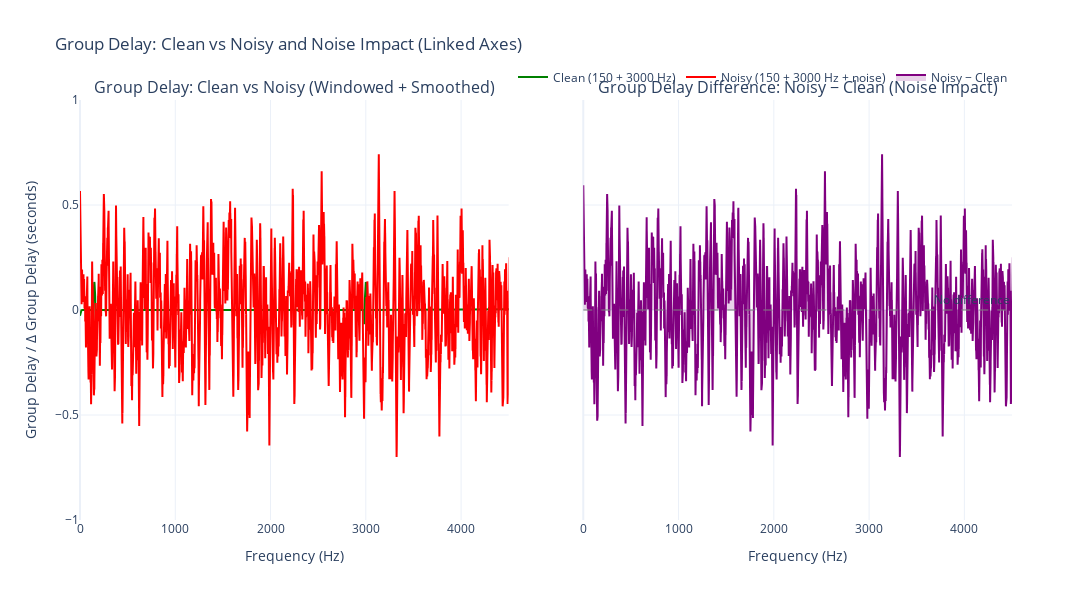

The notebook cell saved with this chart:
### Markdown cell above
============================================================================
SECTION 2: GROUP DELAY – CLEAN vs NOISY + DIFFERENCE (LINKED SUBPLOTS)
============================================================================
Goal: Combine the ideas from the previous group-delay sections into a single
      compact view with two linked subplots:
        - Left:  Group delay of clean vs noisy (windowed + smoothed)
        - Right: Group delay difference (noisy - clean) to quantify noise impact

Why group delay?
  - Group delay measures frequency-dependent timing distortion.
  - It answers: "Does my processing introduce frequency-dependent timing shifts?"
  - For signals, jagged/unstable group delay indicates unreliable timing estimates (often due to noise).

Clean vs Noisy (left subplot):
  - Clean signal: tone_low + tone_high (150 Hz + 3000 Hz) with stable timing.
  - Noisy signal: clean + Gaussian noise → perturbed timing, reduced phase
    coherence.
  - Windowing (Hanning) smooths the start/end to remove artificial boundary
    effects before FFT.
  - Phase smoothing (Savitzky–Golay) reduces noise in the group delay curve.

Difference plot (right subplot):
  - Δτ_g(ω) = τ_g_noisy(ω) - τ_g_clean(ω)
  - Δτ_g ≈ 0  → noise has little timing impact at that frequency.
  - Large |Δτ_g| → noise strongly perturbs timing / phase coherence.
  - Positive Δτ_g: noisy signal appears delayed vs clean.
  - Negative Δτ_g: noisy signal appears advanced vs clean.
  
============================================================================

### Code cell
# ---------------------------------------------------------------------------
# 1. Prepare clean & noisy signals for group delay computation
# ---------------------------------------------------------------------------

# Windowing: smooth fade-in/out to avoid artificial edges before FFT
window = np.hanning(len(clean_audio))

# Compute group delay with phase smoothing for both signals
freqs, gd_clean = compute_group_delay(
    clean_audio * window,
    sample_rate, 
    smooth_phase=True,   # Smooth phase to reduce noise artifacts
    window_length=101,
    polyorder=3,
)

_, gd_noisy = compute_group_delay(
    noisy_audio * window,
    sample_rate,
    smooth_phase=True,
    window_length=101,
    polyorder=3,
)

# Group delay difference: quantify noise impact
gd_diff = gd_noisy - gd_clean

# ---------------------------------------------------------------------------
# 2. Build linked side-by-side subplots (clean vs noisy, and difference)
# ---------------------------------------------------------------------------

fig = make_subplots(
    rows=1,
    cols=2,
    shared_xaxes=True,   # Share frequency axis between left & right
    shared_yaxes=True,   # Share group-delay axis between left & right
    horizontal_spacing=0.08,
    subplot_titles=[
        "Group Delay: Clean vs Noisy (Windowed + Smoothed)",
        "Group Delay Difference: Noisy − Clean (Noise Impact)",
    ],
)

# Left subplot: clean vs noisy group delay
fig.add_trace(
    go.Scatter(
        x=freqs,
        y=gd_clean,
        name="Clean (150 + 3000 Hz)",
        line=dict(color="green", width=2),
    ),
    row=1,
    col=1,
)

fig.add_trace(
    go.Scatter(
        x=freqs,
        y=gd_noisy,
        name="Noisy (150 + 3000 Hz + noise)",
        line=dict(color="red", width=2),
    ),
    row=1,
    col=1,
)

# Right subplot: group delay difference (noisy - clean)
fig.add_trace(
    go.Scatter(
        x=freqs,
        y=gd_diff,
        name="Noisy − Clean",
        line=dict(color="purple", width=2),
        fill="tozeroy",
        fillcolor="rgba(128, 0, 128, 0.18)",
    ),
    row=1,
    col=2,
)

# Horizontal reference line at zero in the right subplot
fig.add_hline(
    y=0, line_dash="dash", line_color="gray",
    opacity=0.5,
    annotation_text="No difference",
    row=1, col=2
)

# ---------------------------------------------------------------------------
# 3. Axis labelling, linking, and default view
# ---------------------------------------------------------------------------

# Shared axis labels
fig.update_xaxes(title_text="Frequency (Hz)", row=1, col=1)
fig.update_xaxes(title_text="Frequency (Hz)", row=1, col=2)
fig.update_yaxes(title_text="Group Delay / Δ Group Delay (seconds)", row=1, col=1)

fig.update_layout(
    title="Group Delay: Clean vs Noisy and Noise Impact (Linked Axes)",
    height=600,
    width=1400,
    template="plotly_white",
    hovermode="x unified",
    legend=dict(orientation="h", yanchor="bottom", y=1.02, xanchor="right", x=1.0),
)

# Ensure interactive linking of x & y ranges between the two subplots
# (zoom/pan in one subplot updates the other as well)
fig.update_xaxes(matches="x")
fig.update_yaxes(matches="y")

# Focus by default on the low-frequency band where structure is most interpretable
fig.update_xaxes(range=[0, 4500])
fig.update_yaxes(range=[-1, 1])

fig.show()

print("Group delay analysis:")
print("  → Left:  Clean vs noisy group delay (windowed + phase-smoothed)")
print("  → Right: Noise-induced group delay difference (noisy − clean)")
print(f"Group Delay computed:")
print(
    f"  → Group delay range Noisy: [{np.min(gd_noisy):.4f}, {np.max(gd_noisy):.4f}] seconds")
print(f"  → Group delay range Clean: [{np.min(gd_clean):.4f}, {np.max(gd_clean):.4f}] seconds")
print(f"  → Jagged appearance indicates timing estimate unreliability")
print(f"  → Noise makes interpretation difficult at each frequency")
print(f"Noise Impact Analysis:")
print(f"  → Mean absolute difference: {np.mean(np.abs(gd_diff)):.6f} seconds")
print(
    f"  → Max difference: {np.max(np.abs(gd_diff)):.6f} seconds at {freqs[np.argmax(np.abs(gd_diff))]:.1f} Hz"
)
print(
    f"  → Large differences indicate frequencies where noise degrades timing estimates"
)

### Figure 1 — Plotly figure (JSON) as saved in the notebook; plotly's stock layout.template omitted (floating-point values rounded to 4 significant figures; data arrays with more than 128 entries replaced by an {"elided": "..."} marker saying what was removed)
{"data": [{"line": {"color": "green", "width": 2}, "name": "Clean (150 + 3000 Hz)", "type": "scatter", "x": {"elided": "24001 float values"}, "xaxis": "x", "y": {"elided": "24001 float values"}, "yaxis": "y"}, {"line": {"color": "red", "width": 2}, "name": "Noisy (150 + 3000 Hz + noise)", "type": "scatter", "x": {"elided": "24001 float values"}, "xaxis": "x", "y": {"elided": "24001 float values"}, "yaxis": "y"}, {"fill": "tozeroy", "fillcolor": "rgba(128, 0, 128, 0.18)", "line": {"color": "purple", "width": 2}, "name": "Noisy − Clean", "type": "scatter", "x": {"elided": "24001 float values"}, "xaxis": "x2", "y": {"elided": "24001 float values"}, "yaxis": "y2"}], "layout": {"annotations": [{"font": {"size": 16}, "showarrow": false, "text": "Group Delay: Clean vs Noisy (Windowed + Smoothed)", "x": 0.23, "xanchor": "center", "xref": "paper", "y": 1, "yanchor": "bottom", "yref": "paper"}, {"font": {"size": 16}, "showarrow": false, "text": "Group Delay Difference: Noisy − Clean (Noise Impact)", "x": 0.77, "xanchor": "center", "xref": "paper", "y": 1, "yanchor": "bottom", "yref": "paper"}, {"showarrow": false, "text": "No difference", "x": 1, "xanchor": "right", "xref": "x2 domain", "y": 0, "yanchor": "bottom", "yref": "y2"}], "height": 600, "hovermode": "x unified", "legend": {"orientation": "h", "x": 1, "xanchor": "right", "y": 1.02, "yanchor": "bottom"}, "shapes": [{"line": {"color": "gray", "dash": "dash"}, "opacity": 0.5, "type": "line", "x0": 0, "x1": 1, "xref": "x2 domain", "y0": 0, "y1": 0, "yref": "y2"}], "title": {"text": "Group Delay: Clean vs Noisy and Noise Impact (Linked Axes)"}, "width": 1400, "xaxis": {"anchor": "y", "domain": [0, 0.46], "matches": "x", "range": [0, 4500], "title": {"text": "Frequency (Hz)"}}, "xaxis2": {"anchor": "y2", "domain": [0.54, 1], "matches": "x", "range": [0, 4500], "title": {"text": "Frequency (Hz)"}}, "yaxis": {"anchor": "x", "domain": [0, 1], "matches": "y", "range": [-1, 1], "title": {"text": "Group Delay / Δ Group Delay (seconds)"}}, "yaxis2": {"anchor": "x2", "domain": [0, 1], "matches": "y", "range": [-1, 1], "showticklabels": false}}}
